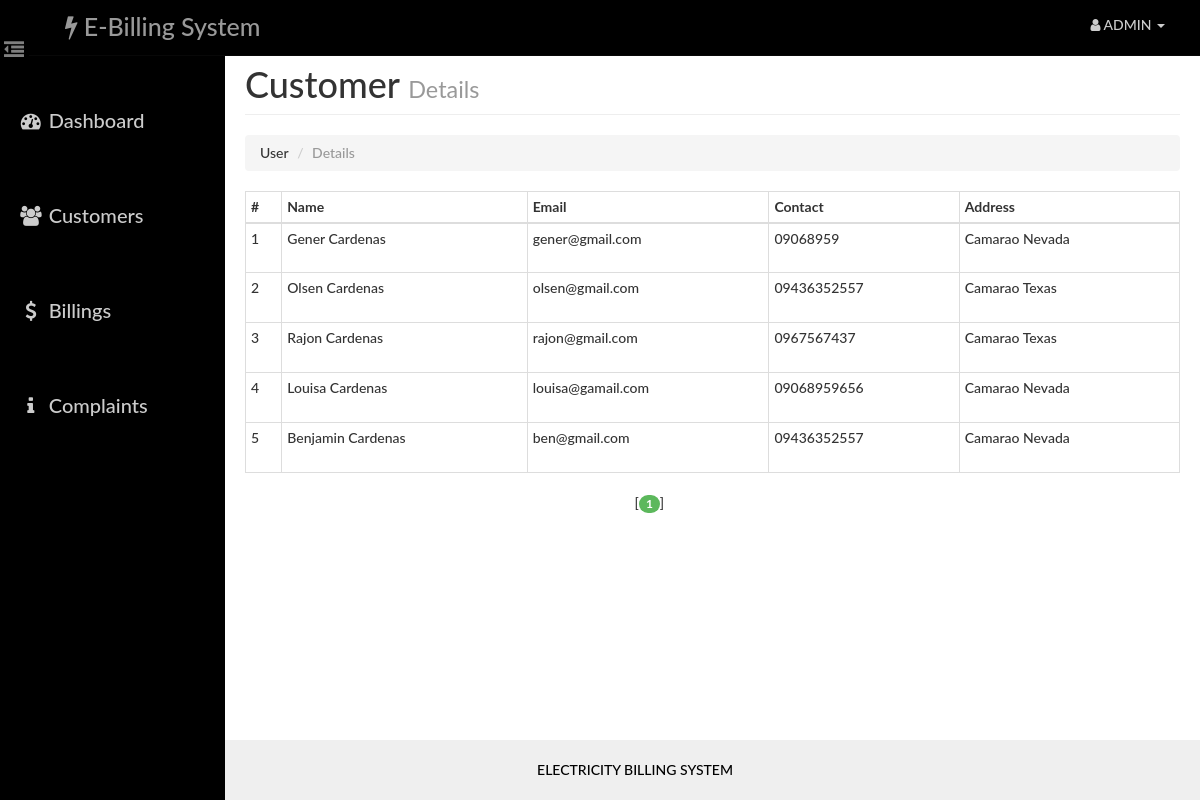
The app's page /admin/users.php (signed in) with its own data.
### tables this page shows
CREATE TABLE IF NOT EXISTS `user` (
  `id` int NOT NULL AUTO_INCREMENT,
  `name` varchar(40) NOT NULL,
  `email` varchar(40) NOT NULL,
  `phone` varchar(255) NOT NULL,
  `pass` varchar(20) NOT NULL,
  `address` varchar(100) NOT NULL,
  PRIMARY KEY (`id`)
);

### admin/paging1.php (called while the page is built, shortened)
<?php
    $rowsperpage = 5;
    if (isset($_GET['currentpage']) && is_numeric($_GET['currentpage'])) {
       $currentpage = (int) $_GET['currentpage'];
    } else {
       $currentpage = 1;
    }
    $offset = ($currentpage - 1) * $rowsperpage;
 ?>

### includes/admin.php (called while the page is built, shortened)
<?php
    function retrieve_users_detail($id,$offset, $rowsperpage)
    {
        global $con;
        $query  = "SELECT * FROM user ";
        $query .= " LIMIT {$offset}, {$rowsperpage} ";
        $result = mysqli_query($con,$query);
        return $result;
    }
 ?>

### admin/users.php (the view, shortened to what this page needs)
<?php
    require_once('head_html.php');
    require_once('../Includes/session.php');
    require_once('../Includes/admin.php');
?>
<body>
    <div id="wrapper">
        <?php
            require_once("nav.php");
            require_once("sidebar.php");
        ?>
        <div id="page-content-wrapper">
            <div class="container-fluid">
                <div class="row">
                    <div class="col-lg-12">
                        <h1 class="page-header">
                            Customer
                            <small>Details</small>
                        </h1>
                        <ol class="breadcrumb">
                          <li>User</li>
                          <li class="active">Details</li>
                        </ol>
                        <div class="table-responsive" style="padding-top: 0">
                                <table class="table table-hover table-bordered table-condensed">
                                    <thead>
                                        <tr>
                                            <th>#</th>
                                            <th>Name</th>
                                            <th>Email</th>
                                            <th>Contact</th>
                                            <th>Address</th>
                                        </tr>
                                    </thead>
                                    <tbody>
                                     <?php
                                            include("paging1.php");
                                            $result = retrieve_users_detail($_SESSION['aid'],$offset, $rowsperpage);
                                            $cnt=1;
                                            while($row = mysqli_fetch_assoc($result)){
                                            ?>
                                                <tr>
                                                    <td height="50"><?php echo $cnt; ?></td>
                                                    <td><?php echo $row['name'] ?></td>
                                                    <td><?php echo $row['email'] ?></td>
                                                    <td><?php echo $row['phone'] ?></td>
                                                    <td><?php echo $row['address'] ?></td>
                                                </tr>
                                            <?php $cnt++; } ?>
                                    </tbody>
                                </table>
                                <?php include("paging2.php");  ?>
                        </div>
                    </div>
                </div>
            </div>
        </div>
    </div>
<?php
    require_once("footer.php");
?>
</body>
</html>

### assets/css/dash_admin.css (style rules this page uses)
html { height: 100%; }
body, html { width: 100%; height: 100%; }
body, h1, h2, h3, h4, h5, h6 { font-family: "Lato","Helvetica Neue",Helvetica,Arial,sans-serif; font-weight: 500; }
#wrapper { padding-left: 10px; padding-top: 5px; -webkit-transition: all 0.5s ease; -moz-transition: all 0.5s ease; -o-transition: all 0.5s ease; transition: all 0.5s ease; }
#page-content-wrapper { width: 100%; padding: 15px; min-height:100%; }
@media (min-width:768px) { #wrapper { padding-left: 225px; } }
@media (min-width:768px) { #page-content-wrapper { padding: 20px; } }
.table-responsive { padding-top: 20px; padding-bottom: 20px; }

### records on screen
user: name "Gener Cardenas", email "gener@gmail.com", phone "09068959", address "Camarao Nevada"
user: name "Olsen Cardenas", email "olsen@gmail.com", phone "09436352557", address "Camarao Texas"
user: name "Rajon Cardenas", email "rajon@gmail.com", phone "0967567437", address "Camarao Texas"
user: name "Louisa Cardenas", email "louisa@gamail.com", phone "09068959656", address "Camarao Nevada"
user: name "Benjamin Cardenas", email "ben@gmail.com", phone "09436352557", address "Camarao Nevada"
